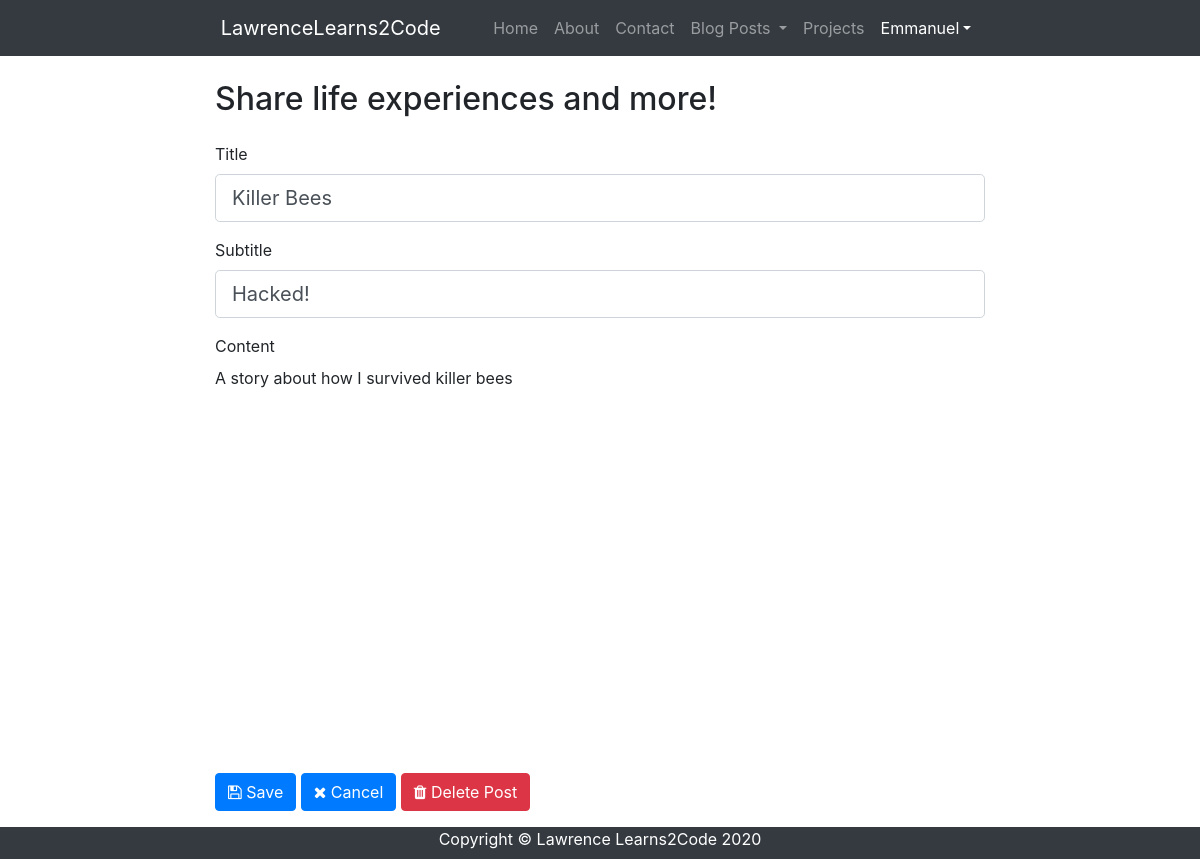
/edit_post/3/ (signed in), run on the app's committed database.
### lawrencelearns2code/models.py (models this page shows, shortened)
class User(db.Model, UserMixin):
    id = db.Column(db.Integer, primary_key=True)
    username = db.Column(db.String(20), unique=True, nullable=False)
    email = db.Column(db.String(120), unique=True, nullable=False)
    image_file = db.Column(db.String(20), nullable=False, default='default.jpg')
    password = db.Column(db.String(60), nullable=False)
    posts = db.relationship('Post', backref='author', lazy=True)

class Post(db.Model):
    id = db.Column(db.Integer, primary_key=True)
    title = db.Column(db.String(100), nullable=False)
    date_posted = db.Column(db.DateTime, nullable=False, default=datetime.utcnow)
    subtitle = db.Column(db.String(150), nullable=False)
    content = db.Column(db.Text, nullable=False)
    user_id = db.Column(db.Integer, db.ForeignKey('user.id'), nullable=False)

### lawrencelearns2code/routes.py (the view)
@app.route('/edit_post/<post_id>/', methods=['GET','POST'])
@login_required
def edit_post(post_id):
    post = Post.query.get_or_404(post_id)
    if current_user.id != post.author.id:
        return "You cannot edit this post"
    form = NewPostForm()
    if form.validate_on_submit():
        post.title = form.title.data
        post.subtitle = form.subtitle.data
        post.content = form.content.data
        db.session.commit()
        flash('Post updated!','success')
        return redirect(url_for('blog'))
    elif request.method == 'GET':
        form.title.data = post.title
        form.subtitle.data = post.subtitle
        return render_template('new_post.html', form=form, post=post)

### lawrencelearns2code/forms.py
class NewPostForm(FlaskForm):
    title = StringField('Title', validators=[DataRequired(), Length(2,50)])
    subtitle = StringField('Subtitle', validators=[DataRequired()])
    content = TextAreaField('Content', validators=[DataRequired()], render_kw={'hidden':'true'})
    submit = SubmitField('Post')

### lawrencelearns2code/models.py (called while the page is built)
@login_manager.user_loader
def load_user(user_id):
    return User.query.get(int(user_id))

### lawrencelearns2code/templates/new_post.html (shortened to what this page needs)
{% extends 'layout.html' %}
{% block stylesheet %}
    <link href="https://cdn.quilljs.com/1.3.6/quill.snow.css" rel="stylesheet">
{% endblock stylesheet %}
{% block content %}
    <div class="my-3">
        <h2 class="my-4">Share life experiences and more!</h2>
        <form method="Post" action="">
            <fieldset class="form-group">
                <div class="form-group">
                    {{ form.title.label(class="form-control-label") }}
                    {% if form.title.errors %}
                        {{ form.title(class="form-control form-control-lg is-invalid") }}
                        <div class="invalid-feedback">
                            {% for error in form.title.errors %}
                                <span>{{ error }}</span>
                            {% endfor %}
                        </div>
                    {% else %}
                    {{ form.title(class="form-control form-control-lg") }}
                    {% endif %}
                </div>
                <div class="form-group">
                    {{ form.subtitle.label(class="form-control-label") }}
                    {% if form.subtitle.errors %}
                        {{ form.subtitle(class="form-control form-control-lg is-invalid") }}
                        <div class="invalid-feedback">
                            {% for error in form.subtitle.errors %}
                                <span>{{ error }}</span>
                            {% endfor %}
                        </div>
                    {% else %}
                    {{ form.subtitle(class="form-control form-control-lg") }}
                    {% endif %}
                </div>
                <div class="form-group">
                    {{ form.content.label(class="form-control-label") }}
                    {% if form.content.errors %}
                        {{ form.content(class="form-control form-control-lg is-invalid") }}
                        <div class="invalid-feedback">
                            {% for error in form.content.errors %}
                                <span>{{ error }}</span>
                            {% endfor %}
                        </div>
                    {% else %}
                    <div id="editor" onkeyup="updateOther(this)" style="height: 375px;">
                        {% if post is defined %}
                            {{post.content|safe}}
                        {% endif %}
                    </div>
                    {% endif %}
                </div>
            </fieldset>
            <div class="form-group">
                <button class="btn btn-primary", onclick="myFunc()">
                    <i class="fa fa-save"></i>
                    Save
                </button>
                <a class="btn btn-primary" href="{{url_for('blog')}}">
                    <i class="fa fa-close"></i> Cancel
                </a>
                {% if 'edit_post' in request.endpoint %}
                    <a class="btn btn-danger" href="#" data-toggle="modal" data-target="#confirm_delete">
                        <i class="fa fa-trash"></i> Delete Post
                    </a>
                {% endif %}
            </div>
        </form>
    </div>
{% endblock content %}

### lawrencelearns2code/templates/layout.html (shortened to what this page needs)
<!DOCTYPE html>
<html lang="en">
<head>
  <link href="{{ url_for('static', filename='vendor/bootstrap/css/bootstrap.min.css') }}" rel="stylesheet">
  <link href="{{ url_for('static', filename='vendor/font-awesome-4.7.0/css/font-awesome.min.css') }}" rel="stylesheet">
  {% block stylesheet %}{% endblock stylesheet %}
  <link href="{{ url_for('static', filename='css/blog-post.css') }}" rel="stylesheet">
</head>
<body class="d-flex flex-column min-vh-100">
  <nav class="navbar navbar-expand-lg navbar-dark bg-dark fixed-top p">
    <div class="container-fluid">
      <a class="navbar-brand" href="{{ url_for('home') }}">
        LawrenceLearns2Code
      </a>
      <div class="collapse navbar-collapse" id="navbarResponsive">
        <ul class="navbar-nav ml-auto">
          <li class="nav-item">
            <a class="nav-link" href="{{ url_for('home') }}">Home
            </a>
          </li>
          <li class="nav-item">
            <a class="nav-link" href="{{ url_for('about') }}">About</a>
          </li>
          <li class="nav-item">
            <a class="nav-link" href="{{ url_for('home') }}">Contact</a>
          </li>
          <li class="nav-item dropdown">
            <a class="nav-link dropdown-toggle" href="#" role="button" data-toggle="dropdown" aria-haspopup="true" aria-expanded="false">
              Blog Posts
            </a>
          </li>
          <li class="nav-item">
            <a class="nav-link" href="#">Projects</a>
          </li>
          <li class="nav-item active dropdown">
            {% if current_user.is_authenticated %}
              <a class="nav-link dropdown-toggle" href="#" role="button" data-toggle="dropdown" aria-haspopup="true" aria-expanded="false">{{current_user.username}}</a>
            {% endif %}
          </li>
        </ul>
      </div>
    </div>
  </nav>
  <div class="container-fluid">
    <div class="row">
      <div class="col-lg-2">
      </div>
      <div class="col-lg-8">
        {% block content %}{% endblock content %}
      </div>
    </div>
  </div>
  <footer class="mt-auto bg-dark" style="height: 2rem;">
    <div class="container">
      <p class="m-0 text-center text-white">Copyright &copy; Lawrence Learns2Code 2020</p>
    </div>
  </footer>
</body>
</html>

### lawrencelearns2code/static/css/blog-post.css (style rules this page uses)
body { padding-top: 56px; }

### data on the page
User: username "Emmanuel"
Post: title "Killer Bees", subtitle "Hacked!", content "A story about how I survived killer bees"
